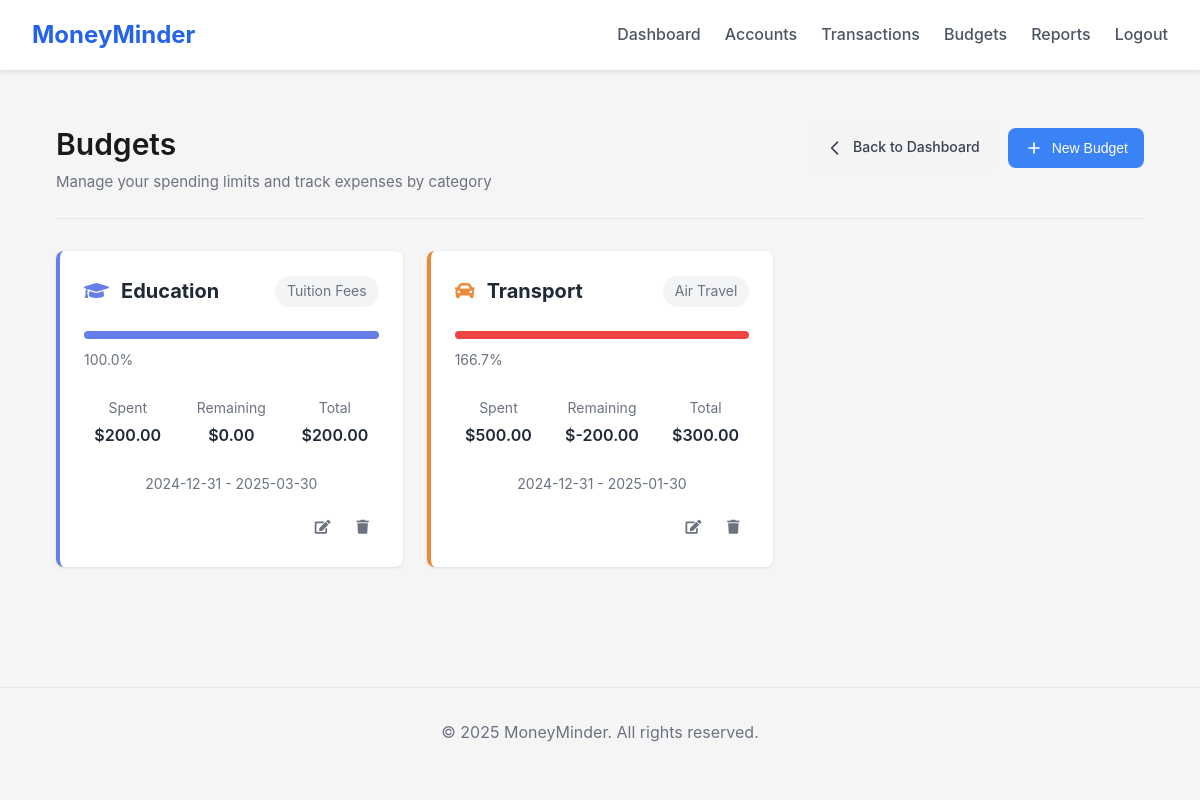
Page /budgets/ (signed in) on the committed database.
### app/models/budget.py (models this page shows, shortened)
class Budget(db.Model, BaseModel):
    __tablename__ = 'budgets'
    amount = db.Column(db.Numeric(10, 2), nullable=False)
    start_date = db.Column(db.DateTime, nullable=False)
    end_date = db.Column(db.DateTime, nullable=False)
    notification_threshold = db.Column(db.Integer, default=80)  # Percentage
    category = db.Column(db.String(100), nullable=False)
    tag = db.Column(db.String(100), nullable=True)
    user_id = db.Column(db.String(50), db.ForeignKey('users.id'), nullable=False)
    def get_spent_amount(self):
        query = db.session.query(db.func.sum(Transaction.amount)).filter(
            Transaction.category == self.category,
            Transaction.date >= self.start_date,
            Transaction.date <= self.end_date,
            Transaction.transaction_type == 'expense'
        )
        if self.tag:
            query = query.filter(Transaction.tag == self.tag)
        spent = query.scalar() or 0
        return Decimal(str(spent))
    def get_remaining_amount(self):
        return self.amount - self.get_spent_amount()
    def get_spending_percentage(self):
        spent = self.get_spent_amount()
        if self.amount > 0:
            return (spent / self.amount) * 100
        return 0
    def is_exceeded(self):
        return self.get_spent_amount() > self.amount
    def get_category_details(self):
        return Category.get_category_details(self.category)
    def to_dict(self):
        category_details = self.get_category_details()
        return {
            'id': self.id,
            'amount': float(self.amount),
            'start_date': self.start_date.strftime('%Y-%m-%d'),  # Format date here
            'end_date': self.end_date.strftime('%Y-%m-%d'),  # Format date here
            'category': self.category,
            'category_icon': category_details['icon'],
            'category_color': category_details['color'],
            'tag': self.tag,
            'notification_threshold': self.notification_threshold,
            'spent_amount': float(self.get_spent_amount()),
            'remaining_amount': float(self.get_remaining_amount()),
            'spending_percentage': float(self.get_spending_percentage()),
            'is_exceeded': self.is_exceeded(),
            'created_at': self.created_at.isoformat(),
            'updated_at': self.updated_at.isoformat()
        }
    @staticmethod
    def get_active_budgets(user_id, date=None):
        if date is None:
            date = datetime.utcnow()
        return Budget.query.filter(
            Budget.user_id == user_id,
            Budget.start_date <= date,
            Budget.end_date >= date
        ).all()

### app/routes/budgets.py (the view)
@budgets.route('/', methods=['GET'])  # Changed from /budgets to /
@login_required
def index():
    active_budgets = Budget.get_active_budgets(current_user.id)
    categories = Category.get_all_categories()
    form = BudgetForm()
    form.category.choices = [('', 'Select Category')] + [(cat, cat) for cat in categories.keys()]
    return render_template('budgets/index.html',
                           budgets=[b.to_dict() for b in active_budgets],
                           categories=categories,
                           form=form)

### app/models/__init__.py (called while the page is built)
    @classmethod
    def get_by_id(cls, id):
        return cls.query.get_or_404(id)

### app/models/category.py (called while the page is built)
    @classmethod
    def get_all_categories(cls):
        return {
            name: {
                'color': details['color'],
                'icon': details['icon'],
                'tags': cls.CATEGORY_TAGS[name]['Subcategories']
            }
            for name, details in cls.PRESET_CATEGORIES.items()
        }

    @classmethod
    def get_category_details(cls, category_name):
        category = cls.PRESET_CATEGORIES.get(category_name, {})
        tags = cls.CATEGORY_TAGS.get(category_name, {}).get('Subcategories', [])
        return {
            'name': category_name,
            'color': category.get('color'),
            'icon': category.get('icon'),
            'tags': tags
        }

### app/templates/budgets/index.html (shortened to what this page needs)
{% extends "base.html" %}
{% block styles %}
    <link rel="stylesheet" href="{{ url_for('static', filename='css/budget.css') }}">
{% endblock %}
{% block content %}
    <div class="budget-container">
        <div class="page-title">
            <div>
                <h1>Budgets</h1>
                <p class="subtitle">Manage your spending limits and track expenses by category</p>
            </div>
            <div class="action-buttons">
                <a href="{{ url_for('main.index') }}" class="back-button">
                    <svg class="back-icon" viewBox="0 0 24 24" fill="none" xmlns="http://www.w3.org/2000/svg" width="20"
                         height="20">
                        <path d="M15 19l-7-7 7-7" stroke="currentColor" stroke-width="2" stroke-linecap="round"
                              stroke-linejoin="round"/>
                    </svg>
                    Back to Dashboard
                </a>
                <button class="new-button create-budget-btn">
                    <svg class="plus-icon" viewBox="0 0 24 24" fill="none" xmlns="http://www.w3.org/2000/svg" width="20"
                         height="20">
                        <path d="M12 6v12M6 12h12" stroke="currentColor" stroke-width="2" stroke-linecap="round"
                              stroke-linejoin="round"/>
                    </svg>
                    New Budget
                </button>
            </div>
        </div>
        <div class="budget-grid">
            {% for budget in budgets %}
                <div class="budget-card" style="border-left: 4px solid {{ budget.category_color }}">
                    <div class="budget-header">
                        <i class="fas fa-{{ budget.category_icon }}" style="color: {{ budget.category_color }}"></i>
                        <h3>{{ budget.category }}</h3>
                        {% if budget.tag %}
                            <span class="budget-tag">{{ budget.tag }}</span>
                        {% endif %}
                    </div>
                    <div class="budget-details">
                        <div class="budget-progress">
                            <div class="progress-bar">
                                <div class="progress" style="width: {{ budget.spending_percentage }}%;
                                        background-color: {% if budget.is_exceeded %}#ef4444{% else %}{{ budget.category_color }}{% endif %}">
                                </div>
                            </div>
                            <span class="progress-text">{{ "%.1f"|format(budget.spending_percentage) }}%</span>
                        </div>
                        <div class="budget-amounts">
                            <div class="amount-item">
                                <span class="label">Spent</span>
                                <span class="value">${{ "%.2f"|format(budget.spent_amount) }}</span>
                            </div>
                            <div class="amount-item">
                                <span class="label">Remaining</span>
                                <span class="value {% if budget.is_exceeded %}text-danger{% endif %}">
                            ${{ "%.2f"|format(budget.remaining_amount) }}
                        </span>
                            </div>
                            <div class="amount-item">
                                <span class="label">Total</span>
                                <span class="value">${{ "%.2f"|format(budget.amount) }}</span>
                            </div>
                        </div>
                        <div class="budget-period">
                            <span>{{ budget.start_date.split('T')[0] }} - {{ budget.end_date.split('T')[0] }}</span>
                        </div>
                    </div>
                    <div class="budget-actions">
                        <button onclick="window.editBudget('{{ budget.id }}')" class="btn btn-icon" title="Edit Budget">
                            <i class="fas fa-edit"></i>
                        </button>
                        <button onclick="window.deleteBudget('{{ budget.id }}')" class="btn btn-icon btn-danger"
                                title="Delete Budget">
                            <i class="fas fa-trash"></i>
                        </button>
                    </div>
                </div>
            {% endfor %}
        </div>
    </div>
{% endblock %}

### app/static/css/style.css (style rules this page uses)
* { margin: 0; padding: 0; box-sizing: border-box; }
body { font-family: 'Inter', -apple-system, BlinkMacSystemFont, 'Segoe UI', Roboto, sans-serif; line-height: 1.6; color: #333; background-color: #f5f5f5; }

### app/static/css/accounts.css (style rules this page uses)
.progress-bar { height: 4px; background-color: #e5e7eb; border-radius: 2px; overflow: hidden; margin-bottom: 0.5rem; }
.progress-bar .progress { height: 100%; background-color: #2563eb; border-radius: 2px; transition: width 0.3s ease; }
.btn { display: inline-flex; align-items: center; gap: 0.5rem; padding: 0.625rem 1.25rem; border-radius: 6px; font-size: 0.875rem; font-weight: 500; transition: all 0.2s ease; cursor: pointer; border: none; }
.btn-danger { background-color: #dc2626; color: white; }
.btn-icon { width: 32px; height: 32px; padding: 0; display: inline-flex; align-items: center; justify-content: center; border-radius: 6px; color: #6b7280; transition: all 0.2s ease; }

### app/static/css/budget.css (style rules this page uses)
.budget-container { padding: 1.5rem; max-width: 1200px; margin: 0 auto; }
.page-title { display: flex; justify-content: space-between; align-items: flex-start; margin-bottom: 2rem; padding-bottom: 1.5rem; border-bottom: 1px solid #e5e7eb; }
.page-title h1 { font-size: 1.875rem; font-weight: 600; color: #1a1a1a; margin: 0 0 0.5rem 0; line-height: 1.2; }
.subtitle { font-size: 0.938rem; color: #6b7280; margin: 0; font-weight: normal; }
.action-buttons { display: flex; gap: 0.75rem; align-items: center; }
.back-button { display: inline-flex; align-items: center; gap: 0.5rem; padding: 0.625rem 1rem; background-color: #f4f4f5; color: #374151; border-radius: 0.5rem; font-size: 0.875rem; font-weight: 500; text-decoration: none; border: none; transition: background-color 0.2s; }
.new-button { display: inline-flex; align-items: center; gap: 0.5rem; padding: 0.625rem 1rem; background-color: #3b82f6; color: white; border-radius: 0.5rem; font-size: 0.875rem; font-weight: 500; border: none; cursor: pointer; transition: background-color 0.2s; }
.back-icon, .plus-icon { width: 20px; height: 20px; stroke: currentColor; stroke-width: 2; }
.budget-grid { display: grid; grid-template-columns: repeat(auto-fill, minmax(300px, 1fr)); gap: 1.5rem; margin-top: 1.5rem; }
.budget-card { background-color: white; border-radius: 8px; box-shadow: 0 1px 3px rgba(0, 0, 0, 0.1); padding: 1.5rem; position: relative; transition: transform 0.2s, box-shadow 0.2s; }
.budget-header { display: flex; align-items: center; gap: 0.75rem; margin-bottom: 1.5rem; }
.budget-header i { font-size: 1.25rem; }
.budget-header h3 { font-size: 1.25rem; margin: 0; color: #1f2937; }
.budget-tag { background-color: #f3f4f6; color: #6b7280; padding: 0.25rem 0.75rem; border-radius: 9999px; font-size: 0.875rem; margin-left: auto; }
.budget-progress { margin-bottom: 1.5rem; }
.progress-bar { height: 8px; background-color: #f3f4f6; border-radius: 4px; overflow: hidden; margin-bottom: 0.5rem; }
.progress { height: 100%; transition: width 0.3s ease; }
.progress-text { font-size: 0.875rem; color: #6b7280; }
.budget-amounts { display: grid; grid-template-columns: repeat(3, 1fr); gap: 1rem; margin-bottom: 1.5rem; }
.amount-item { text-align: center; }
.amount-item .label { display: block; font-size: 0.875rem; color: #6b7280; margin-bottom: 0.25rem; }
.amount-item .value { font-weight: 600; color: #1f2937; }
.text-danger { color: #ef4444; }
.budget-period { font-size: 0.875rem; color: #6b7280; text-align: center; margin-bottom: 1rem; }
.budget-actions { display: flex; justify-content: flex-end; gap: 0.5rem; }
.btn-icon { padding: 0.5rem; border: none; background: none; color: #6b7280; cursor: pointer; transition: color 0.2s; }
.create-budget-btn { cursor: pointer; pointer-events: auto; position: relative; z-index: 10; }

### rows in the picture
Budget: category "Education", tag "Tuition Fees", spending_percentage "100.0", spent_amount "200.00", remaining_amount "0.00", amount "200.00", start_date "2024-12-31", end_date "2025-03-30"
Budget: category "Transport", tag "Air Travel", {{ budget.spending_percentage }} 166.66666666666666 (drawn), spending_percentage "166.7", spent_amount "500.00", remaining_amount "-200.00", amount "300.00", start_date "2024-12-31", end_date "2025-01-30"
